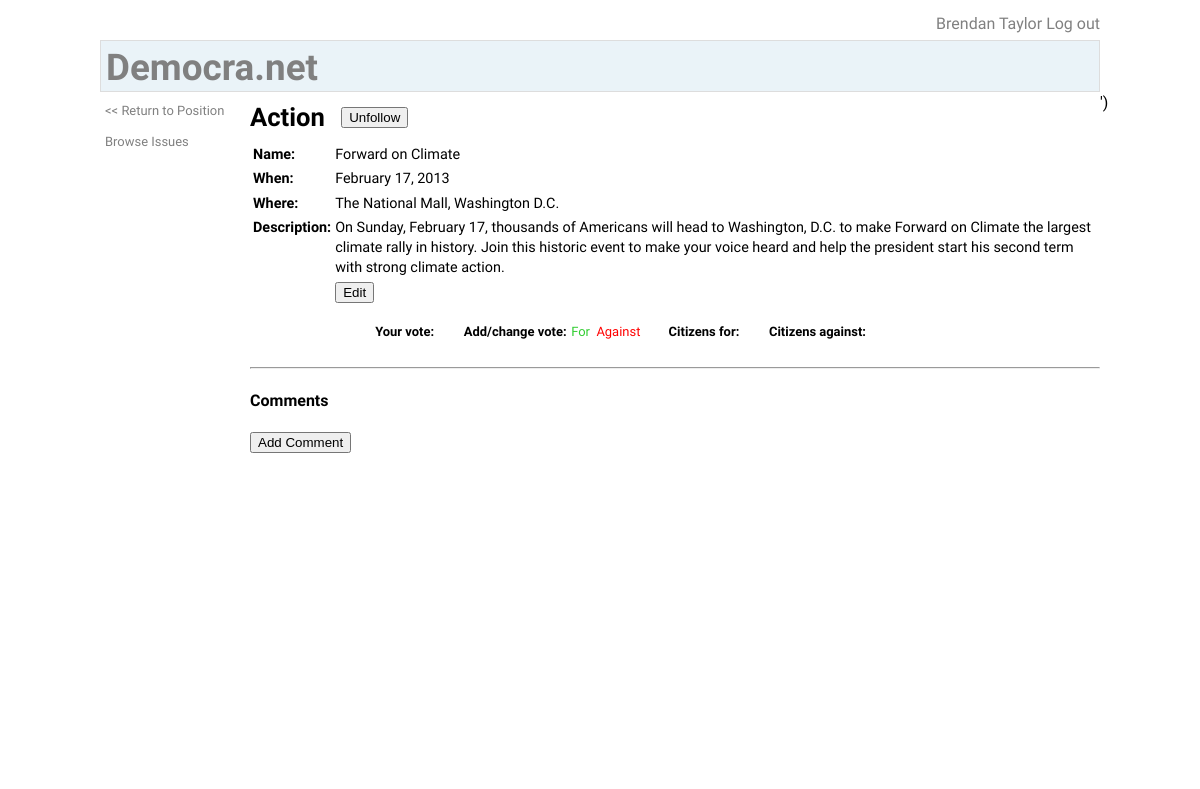
/action.php?m=r&aid=1&pid=10 (signed in), run on the app's committed database.
### tables this page shows
CREATE TABLE `citizens` (
  `citizen_id` int(11) NOT NULL AUTO_INCREMENT,
  `password` varchar(100) NOT NULL,
  `email` varchar(100) NOT NULL,
  `first_name` varchar(100) NOT NULL,
  `last_name` varchar(100) NOT NULL,
  `birth_year` int(11) DEFAULT NULL,
  `gender` int(11) DEFAULT NULL,
  `city` varchar(100) DEFAULT NULL,
  `state` varchar(100) DEFAULT NULL,
  `country` int(11) DEFAULT NULL,
  `postal_code` varchar(25) DEFAULT NULL,
  `telephone` varchar(25) DEFAULT NULL,
  PRIMARY KEY (`citizen_id`)
);

CREATE TABLE `actions` (
  `action_id` int(11) NOT NULL AUTO_INCREMENT,
  `name` varchar(100) NOT NULL,
  `description` varchar(1000) NOT NULL,
  `date` varchar(100) DEFAULT NULL,
  `location` varchar(100) DEFAULT NULL,
  `position_id` int(11) NOT NULL,
  PRIMARY KEY (`action_id`)
);

### inc/class.citizen.php (called while the page is built, shortened)
<?php
require_once ("util.mysql.php");
class citizen {
	public $id = null;
	public function in_session() {
		$result = false;
		if (isset($_SESSION['citizen_id'])) {
			$this->id = $_SESSION['citizen_id'];
			$result = true;
		}
		return $result;
	}
	public function load($source) {
		switch ($source) {
			case LOAD_DB:
				$sql = "SELECT * FROM citizens WHERE citizen_id = '{$this->id}'";
				$result = execute_query($sql);
				$line = fetch_line($result);
				$this->first_name = $line['first_name'];
				$this->last_name = $line['last_name'];
				$this->name = "{$this->first_name} {$this->last_name}";
				break;
		}
	}
}
?>

### inc/util.mysql.php (called while the page is built, shortened)
<?php
function execute_query($sql) {
	global $db;
	$result = mysql_query($sql, $db)
		or die("Could not execute the query: " . mysql_error() . "<br />sql = {$sql}");
	return $result;
}
function fetch_line($result) {
	return mysql_fetch_array($result, MYSQL_ASSOC);
}
?>

### action.php (the view, shortened to what this page needs)
<?php
require_once ("inc/util.mysql.php");
require_once ("inc/class.citizen.php");
require_once ("inc/class.action.php");
$citizen = new citizen();
if ($citizen->in_session()) {
	$citizen->load(LOAD_DB);
}
$mode = "";
if (isset($_GET['m'])) {
	$mode = $_GET['m'];
} else {
	$mode = "n";
}
$source = null;
if ($mode == "r" || $mode == "e") {
	$source = LOAD_DB;
} elseif ($mode == "u" || $mode == "i") {
	$source = LOAD_POST;
} else {
	$source = LOAD_NEW;
}
$action = new action();
$action->load($source);
switch ($mode) {
	case "r":
	default:
		if ($citizen->id) {
			$action->get_vote($citizen->id);
		}
}
echo DOC_TYPE;
?>
<html>
<head>
    <link rel="stylesheet" type="text/css" href="/style/bootstrap-responsive.css" />
	<link rel="stylesheet" type="text/css" href="/style/democranet.css" />
	<link rel="stylesheet" type="text/css" href="/style/action.css" />
</head>
<body>
<div id="container">
	<div id="login">
<?php
if ($citizen->id) {
	echo "<p><a href=\"citizen.php\">{$citizen->name}</a>&nbsp;<a href=\"login.php?a=lo&r=index.php\">Log out</a></p>";
} else {
	echo "<p><a href=\"login.php\">Log in / Become a Citizen</a></p>";
}
?>
	</div>
	<div id="header">
		<h1><a href="/index.php">Democra.net</a></h1>
	</div>
	<div id="container-content">
		<div id="navigation-left">
			<ul>
<?php if (isset($action->position_id)) { ?>
				<li><a href="position.php?m=r&pid=<?php echo $action->position_id; ?>"><< Return to Position</a></li>
<?php } ?>
				<li><a href="issbrws.php">Browse Issues</a></li>
			</ul>
		</div>
		<div id="content">
<?php if ($mode == "e" || $mode == "n") { ?>
			<h3>Action</h3>
			<form method="post" action="<?php echo $submit_action; ?>"><table>
				<tr><th>Name:
						<input name="action_id" type="hidden" value="<?php echo $action->id; ?>" />
						<input name="position_id" type="hidden" value="<?php echo $action->position_id; ?>" />
					</th>
					<td><input name="name" size="50" value="<?php echo $action->name; ?>" /></td>
				</tr>
				<tr><th>When:</th><td><input name="date" size="50" value="<?php echo $action->date; ?>" /></td></tr>
				<tr><th>Where:</th><td><input name="location" size="50" value="<?php echo $action->location; ?>" /></td></tr>
				<tr><th>Description:</th><td><textarea name="description" rows="15" cols="90"><?php echo $action->description; ?></textarea></td></tr>
				<tr><td></td><td><input type="submit" value="Save" /><button id="bu_cancel_act">Cancel</button></td></tr>
			</table></form>
<?php
} else {
	$button_disabled = "";
	$button_text = "Follow";
	if ($citizen->id == null) {
		$button_disabled = " disabled";
	} else {
		if (following_action()) {
			$button_text = "Unfollow";
		}
	}
?>
			<h3>
				Action
				<button type="button" id="bu_follow"<?php echo $button_disabled; ?>><?php echo $button_text; ?></button>
			</h3>
			<table>
				<tr><th>Name:</th><td><?php echo $action->name; ?></td></tr>
				<tr><th>When:</th><td><?php echo $action->date; ?></td></tr>
				<tr><th>Where:</th><td><?php echo $action->location; ?></td></tr>
				<tr><th>Description:</th><td><?php echo $action->display_description(); ?></td></tr>
				<tr><td></td><td><button id="bu_edit_act">Edit</button></td></tr>
				<tr><td></td><td><ul id="votes">
<?php if ($citizen->id) { ?>
					<li class="label">Your vote:</li>
					<li class="label">Add/change vote:</li>
					<li><a id="vote_for" href="JAVASCRIPT: setVote(1)">For</a>&nbsp;
						<a id="vote_against" href="JAVASCRIPT: setVote(2)">Against</a>
					</li>
<?php } ?>
					<li class="label">Citizens for:</li>
					<li class="label">Citizens against:</li>
				</ul></td></tr>
			</table>
			<hr>
			<h4>Comments</h4>
			<button id="bu_add_comment">Add Comment</button><br />
<?php } ?>
		</div>
	</div>
</div>
<script src="/js/jquery.js"></script>')
</body>
</html>
<?php
function following_action() {
	global $action, $citizen;
	$ret = false;
	$sql = "SELECT COUNT(*) count FROM follow WHERE type = 'a' AND type_id = '{$action->id}' AND citizen_id = '{$citizen->id}'";
	$result = execute_query($sql);
	$line = fetch_line($result);
	$count = $line['count'];
	if ($count > 0) {
		$ret = true;
	}
	return $ret;
}
?>

### inc/class.action.php (shortened to what this page needs)
<?php
require_once ("util.mysql.php");
class action {
	public $description = null;
	public function load($source) {
		switch ($source) {
			case LOAD_DB:
				$this->id = $_REQUEST['aid'];
				$sql = "SELECT * FROM actions WHERE action_id = '{$this->id}'";
				$result = execute_query($sql);
				$line = fetch_line($result);
				$this->name = $line['name'];
				$this->description = $line['description'];
				$this->date = $line['date'];
				$this->location = $line['location'];
				$this->position_id = $line['position_id'];
				break;
		}
	}
	public function display_description() {
		return str_replace("\r\n", "<br />", $this->description);
	}
}
?>

### style/democranet.css (style rules this page uses)
body { font-family: 'Quattrocento Sans', helvetica, arial, sans-serif; font-size: 100%; line-height: 1.4; }
h1, h2, h3, h4, h5 { font-family: 'Dosis', sans-serif; line-height: 1.2; }
h1 { font-size: 2.3em; margin-bottom: 1.5em; }
h3 { font-size: 1.6em; margin-bottom: 1.5em; }
p { font-family: 'Quattrocento Sans', helvetica, arial, sans-serif; font-size: 1em; margin-bottom: .8em; }
li { font-size: 0.9em; }
table { font-size: 0.9em; }
#container { margin: 0 auto; width: 1000px; background: #fff; }
#login { background: #fff; text-align: right; padding: 5px 0 5px 0; }
#login p { margin: 0; }
#header { background: #EAF3F8; border-style: solid; border-width: 1px; border-color: #dddddd; padding: 5px 0 0 5px; }
#header h1 { margin: 0; }
#container-content { float: left; width: 1000px; background: #fff; }
#navigation-left { font-size: 0.9em; float: left; width: 145px; padding: 10px 0 0 5px; display: inline; }
#navigation-left ul { margin: 0; padding: 0; }
#navigation-left ul li { margin: 0 0 1em; padding: 0; list-style-type: none; }
a:link { text-decoration: none; color: gray; }
#content { min-height: 650px; float: left; width: 850px; padding: 10px 0; }
#content h3 { margin: 0 0 10px 0; }
#content th { text-align: left; vertical-align: top; }
#vote_for { color: LimeGreen; }
#vote_against { color: red; }
ul#votes li { display: inline; margin: 0 25px 0 0; }
ul#votes li.label { font-weight: bold; margin-right: 1px; }
#bu_follow { position: relative; top: -4px; left: 10px; }

### data on the page
citizens: first_name+last_name "Brendan Taylor"
actions: name "Forward on Climate", date "February 17, 2013", location "The National Mall, Washington D.C.", description "On Sunday, February 17, thousands of Americans will head to Washington, D.C. to make Forward on Climate the largest climate rally in history. Join this historic event to make your voice heard and help the president start his second term with strong climate action."

### other printed values
$button_text "Unfollow"
